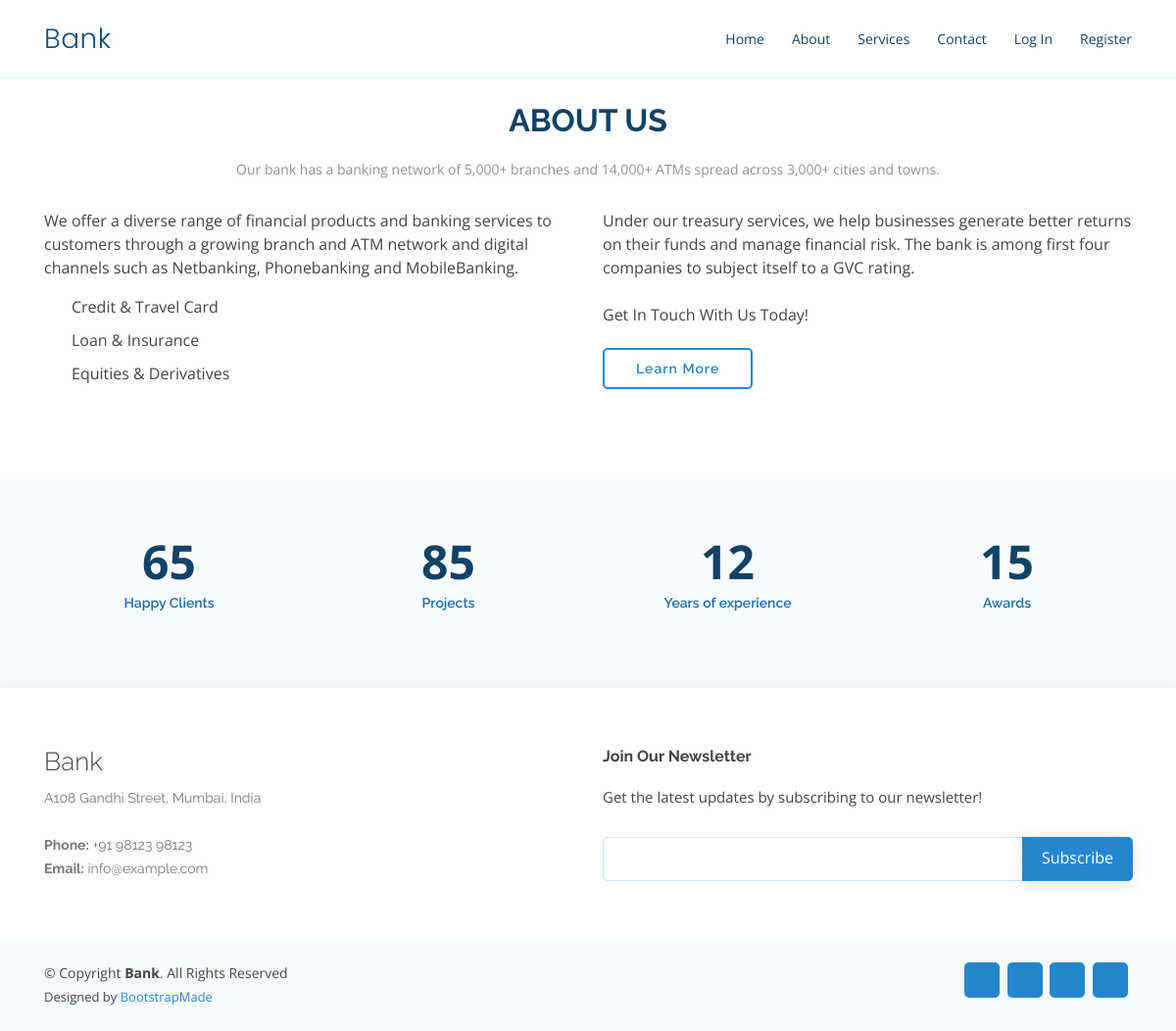
The page /about/ on the database its author committed.
### main/models.py (models this page shows, shortened)
class Main(models.Model):
	name = models.CharField(max_length=50)
	about = models.TextField(default='-')
	phn = models.CharField(default='-', max_length=50)
	email = models.CharField(default='-', max_length=50)
	tw = models.CharField(default='-', max_length=50)
	fb = models.CharField(default='-', max_length=50)
	ig = models.CharField(default='-', max_length=50)
	ln = models.CharField(default='-', max_length=50)

### main/views.py (the view)
# urls.py: url(r'^about/$', views.about, name='about'),
def about(request):
	site = Main.objects.get(pk=1)
	return render(request, 'front/about.html', {'site': site})

### main/templates/front/about.html (shortened to what this page needs)
{% extends 'front/master.html' %}
{% load static %}
{% block mainblock %}
  <main id="main">
    <br>
    <section id="about" class="about">
      <div class="container" data-aos="fade-up">
        <div class="section-title">
          <h2>About Us</h2>
          <p>Our bank has a banking network of 5,000+ branches and 14,000+ ATMs spread across 3,000+ cities and towns.</p>
        </div>
        <div class="row content">
          <div class="col-lg-6">
            <p>
              We offer a diverse range of financial products and banking services to customers through a growing branch and ATM network and digital channels such as Netbanking, Phonebanking and MobileBanking.
            </p>
            <ul>
              <li><i class="ri-check-double-line"></i> Credit & Travel Card</li>
              <li><i class="ri-check-double-line"></i> Loan & Insurance</li>
              <li><i class="ri-check-double-line"></i> Equities & Derivatives</li>
            </ul>
          </div>
          <div class="col-lg-6 pt-4 pt-lg-0">
            <p>
              Under our treasury services, we help businesses generate better returns on their funds and manage financial risk. The bank is among first four companies to subject itself to a GVC rating.
              <br><br>
              Get In Touch With Us Today!
            </p>
            <a href="#" class="btn-learn-more">Learn More</a>
          </div>
        </div>
      </div>
    </section>
    <section id="counts" class="counts section-bg">
      <div class="container">
        <div class="row justify-content-end">
          <div class="col-lg-3 col-md-5 col-6 d-md-flex align-items-md-stretch">
            <div class="count-box">
              <span data-toggle="counter-up">65</span>
              <p>Happy Clients</p>
            </div>
          </div>
          <div class="col-lg-3 col-md-5 col-6 d-md-flex align-items-md-stretch">
            <div class="count-box">
              <span data-toggle="counter-up">85</span>
              <p>Projects</p>
            </div>
          </div>
          <div class="col-lg-3 col-md-5 col-6 d-md-flex align-items-md-stretch">
            <div class="count-box">
              <span data-toggle="counter-up">12</span>
              <p>Years of experience</p>
            </div>
          </div>
          <div class="col-lg-3 col-md-5 col-6 d-md-flex align-items-md-stretch">
            <div class="count-box">
              <span data-toggle="counter-up">15</span>
              <p>Awards</p>
            </div>
          </div>
        </div>
      </div>
    </section>
  </main>
{% endblock %}

### main/templates/front/master.html (shortened to what this page needs)
{% load static %}
<!DOCTYPE html>
<html lang="en">
<head>
  <link href="{% static 'front/assets/vendor/bootstrap/css/bootstrap.min.css' %}" rel="stylesheet">
  <link href="{% static 'front/assets/vendor/icofont/icofont.min.css' %}" rel="stylesheet">
  <link href="{% static 'front/assets/vendor/boxicons/css/boxicons.min.css' %}" rel="stylesheet">
  <link href="{% static 'front/assets/vendor/remixicon/remixicon.css' %}" rel="stylesheet">
  <link href="{% static 'front/assets/vendor/venobox/venobox.css' %}" rel="stylesheet">
  <link href="{% static 'front/assets/vendor/owl.carousel/assets/owl.carousel.min.css' %}" rel="stylesheet">
  <link href="{% static 'front/assets/vendor/aos/aos.css' %}" rel="stylesheet">
  <link href="{% static 'front/assets/css/style.css' %}" rel="stylesheet">
</head>
<body>
  <header id="header" class="fixed-top">
    <div class="container d-flex align-items-center">
      <h1 class="logo mr-auto"><a href="/">Bank</a></h1>
      <nav class="nav-menu d-none d-lg-block">
        <ul>
          <li><a href="/">Home</a></li>
          <li><a href="/about">About</a></li>
          <li><a href="/services">Services</a></li>
          <li><a href="/contact">Contact</a></li>
          <li><a href="/login">Log In</a></li>
          <li><a href="/register">Register</a></li>
        </ul>
      </nav>
    </div>
  </header>
  {% block mainblock %}
  {% endblock %}
  <footer id="footer">
    <div class="footer-top">
      <div class="container">
        <div class="row">
          <div class="col-lg-6 col-sm-12 footer-contact">
            <h3>Bank</h3>
            <p>
              A108 Gandhi Street, Mumbai, India<br><br>
              <strong>Phone:</strong> {{site.phn}}<br>
              <strong>Email:</strong> {{site.email}}<br>
            </p>
          </div>
          <div class="col-lg-6 col-sm-12 footer-newsletter">
            <h4>Join Our Newsletter</h4>
            <p>{{site.about}}</p>
            <form action="" method="post">
              <input type="email" name="email"><input type="submit" value="Subscribe">
            </form>
          </div>
        </div>
      </div>
    </div>
    <div class="container d-md-flex py-4">
      <div class="mr-md-auto text-center text-md-left">
        <div class="copyright">
          &copy; Copyright <strong><span>Bank</span></strong>. All Rights Reserved
        </div>
        <div class="credits">
          Designed by <a href="https://bootstrapmade.com/">BootstrapMade</a>
        </div>
      </div>
      <div class="social-links text-center text-md-right pt-3 pt-md-0">
        <a href="{{site.tw}}" class="twitter"><i class="bx bxl-twitter"></i></a>
        <a href="{{site.fb}}" class="facebook"><i class="bx bxl-facebook"></i></a>
        <a href="{{site.ig}}" class="instagram"><i class="bx bxl-instagram"></i></a>
        <a href="{{site.ln}}" class="linkedin"><i class="bx bxl-linkedin"></i></a>
      </div>
    </div>
  </footer>
</body>
</html>

### main/static/front/assets/css/style.css (style rules this page uses)
body { font-family: "Open Sans", sans-serif; color: #444444; }
a { color: #2487ce; }
h1, h2, h3, h4, h5, h6 { font-family: "Raleway", sans-serif; }
#header { transition: all 0.5s; background: #fff; z-index: 997; padding: 15px 0; border-bottom: 1px solid #e6f2fb; }
#header .logo { font-size: 28px; margin: 0; padding: 0; line-height: 1; font-weight: 300; letter-spacing: 0.5px; font-family: "Poppins", sans-serif; }
#header .logo a { color: #16507b; }
.nav-menu ul { margin: 0; padding: 0; list-style: none; }
.nav-menu > ul { display: flex; }
.nav-menu > ul > li { position: relative; white-space: nowrap; padding: 14px 0 14px 28px; }
.nav-menu a { display: block; position: relative; color: #124265; transition: 0.3s; font-size: 14px; font-family: "Open Sans", sans-serif; }
section { padding: 80px 0; overflow: hidden; }
.section-bg { background-color: #f8fbfe; }
.section-title { text-align: center; padding-bottom: 30px; }
.section-title h2 { font-size: 32px; font-weight: bold; text-transform: uppercase; margin-bottom: 20px; padding-bottom: 0; color: #124265; }
.section-title p { margin-bottom: 0; font-size: 14px; color: #919191; }
.about .content ul { list-style: none; padding: 0; }
.about .content ul li { padding-left: 28px; position: relative; }
.about .content ul li + li { margin-top: 10px; }
.about .content ul i { position: absolute; left: 0; top: 2px; font-size: 20px; color: #2487ce; line-height: 1; }
.about .content .btn-learn-more { font-family: "Raleway", sans-serif; font-weight: 600; font-size: 14px; letter-spacing: 1px; display: inline-block; padding: 12px 32px; border-radius: 5px; transition: 0.3s; line-height: 1; color: #2487ce; -webkit-animation-delay: 0.8s; animation-delay: 0.8s; margin-top: 6px; border: 2px solid #2487ce; }
.counts { padding: 60px 0; }
.counts .count-box { width: 100%; text-align: center; }
.counts .count-box span { font-size: 48px; line-height: 48px; display: block; font-weight: 700; color: #124265; margin-left: 80px; margin: auto; }
.counts .count-box p { padding: 8px 0 0 0; font-family: "Raleway", sans-serif; font-weight: 600; font-size: 14px; color: #1e6ca6; }
#footer { color: #444444; font-size: 14px; background: #f8fbfe; box-shadow: 0px 2px 15px rgba(18, 66, 101, 0.08); }
#footer .footer-top { padding: 60px 0 30px 0; background: #fff; }
#footer .footer-top .footer-contact { margin-bottom: 30px; }
#footer .footer-top .footer-contact h3 { font-size: 26px; margin: 0 0 10px 0; padding: 2px 0 2px 0; line-height: 1; font-weight: 300; }
#footer .footer-top .footer-contact p { font-size: 14px; line-height: 24px; margin-bottom: 0; font-family: "Raleway", sans-serif; color: #777777; }
#footer .footer-top h4 { font-size: 16px; font-weight: bold; color: #124265; position: relative; padding-bottom: 12px; }
#footer .footer-newsletter { font-size: 15px; }
#footer .footer-newsletter h4 { font-size: 16px; font-weight: bold; color: #444444; position: relative; padding-bottom: 12px; }
#footer .footer-newsletter form { margin-top: 30px; background: #fff; padding: 6px 10px; position: relative; border-radius: 5px; text-align: left; border: 1px solid #cde5f6; }
#footer .footer-newsletter form input[type="email"] { border: 0; padding: 4px 8px; width: calc(100% - 100px); }
#footer .footer-newsletter form input[type="submit"] { position: absolute; top: -1px; right: -2px; bottom: -1px; border: 0; background: none; font-size: 16px; padding: 0 20px 2px 20px; background: #2487ce; color: #fff; transition: 0.3s; border-radius: 0 5px 5px 0; box-shadow: 0px 2px 15px rgba(0, 0, 0, 0.1); }
#footer .credits { padding-top: 5px; font-size: 13px; color: #444444; }
#footer .social-links a { font-size: 18px; display: inline-block; background: #2487ce; color: #fff; line-height: 1; padding: 8px 0; margin-right: 4px; border-radius: 5px; text-align: center; width: 36px; height: 36px; transition: 0.3s; }

### rows shown on the page
Main: phn "+91 98123 98123", email "info@example.com", about "Get the latest updates by subscribing to our newsletter!"
